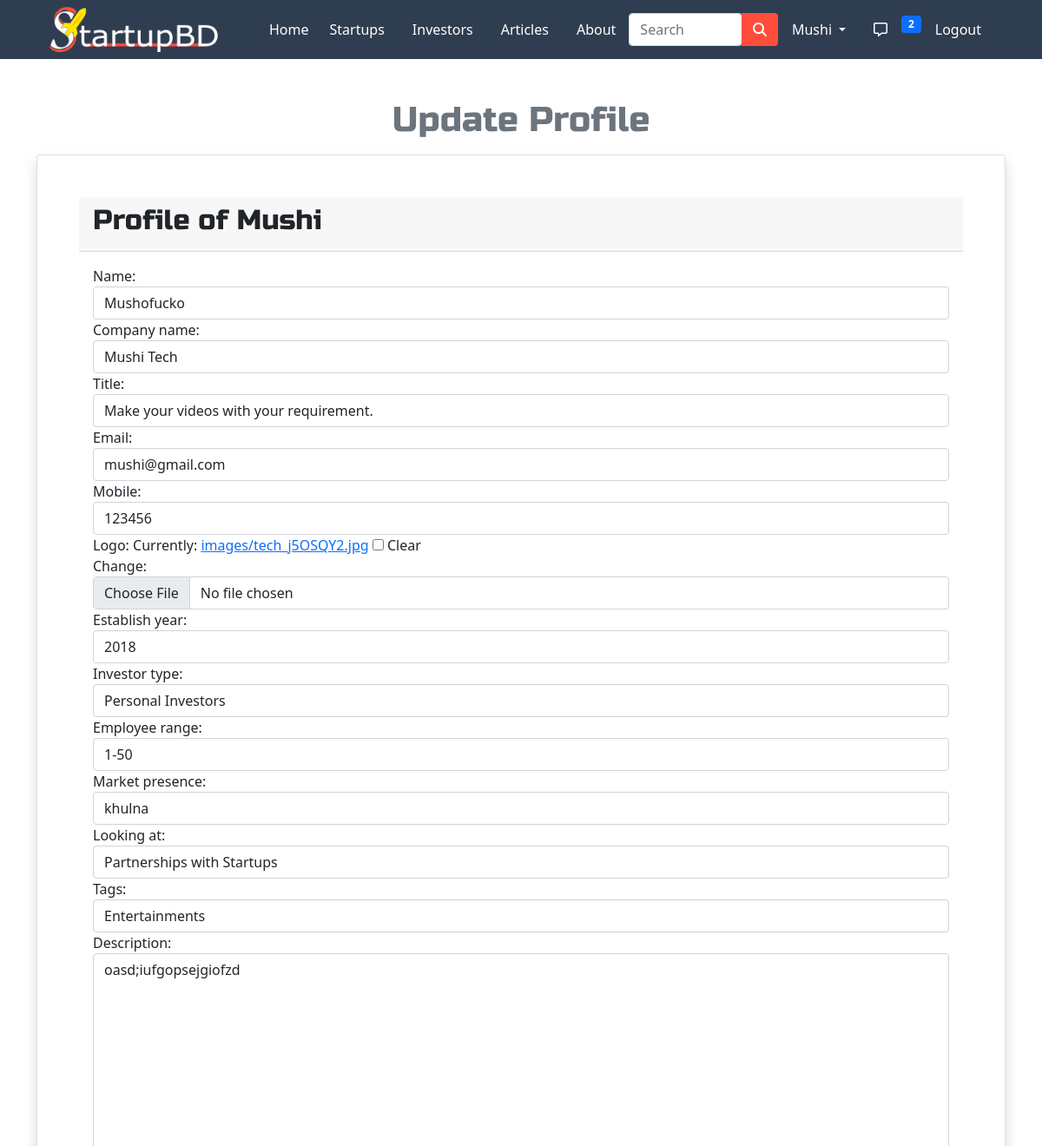
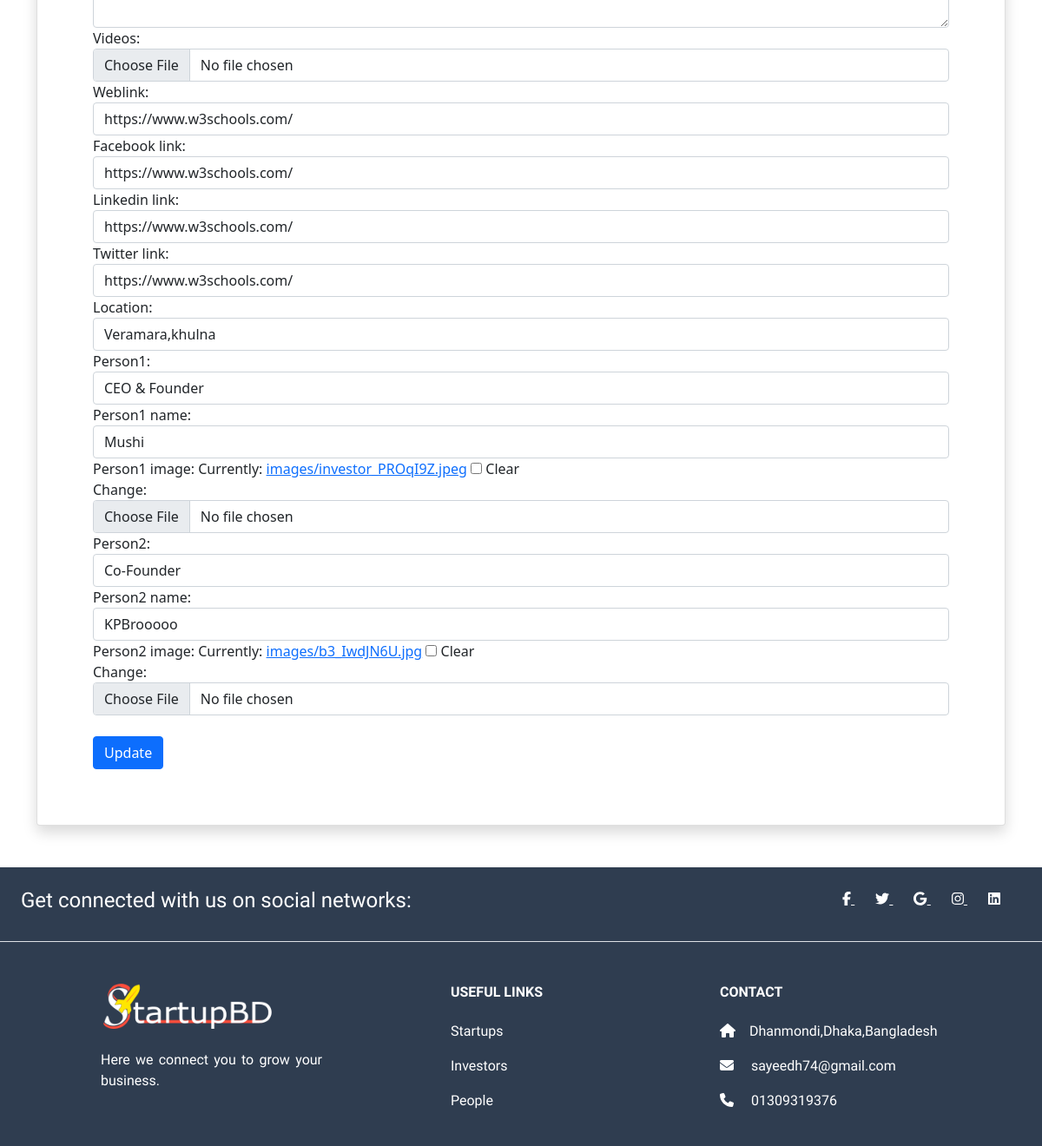
Screenshot of /investor-form/1/ (signed in) with the database file from the repository (2 pictures, top to bottom).
### app/models.py (models this page shows, shortened)
class User(AbstractUser):
  is_customer = models.BooleanField(default=False)
  is_investor = models.BooleanField(default=False)
  is_startup = models.BooleanField(default=False)

class Investorinfo(models.Model):
  user = models.ForeignKey(settings.AUTH_USER_MODEL, on_delete=models.CASCADE)
  name = models.CharField(max_length=100, null=True, blank=True)
  company_name = models.CharField(max_length=100, null=True, blank=True)
  title = models.CharField(max_length=100,blank=True,null = True)
  email = models.EmailField(max_length=100, null=True, blank=True)
  mobile = models.CharField(max_length=50, null=True, blank=True)
  logo = models.ImageField(upload_to='images/', null=True, blank=True)
  establish_year = models.IntegerField(blank=True, null=True)
  investor_type = models.CharField(max_length=50,choices=INVSETOR_TYPE, blank=True, null=True)
  employee_range = models.CharField(max_length=10, blank=True, null=True)
  market_presence = models.CharField(max_length=100,choices=CITY_CHOICES, null=True, blank=True)
  looking_at = models.CharField(choices=LOOK_CHOICES, max_length=100,null=True,blank=True)
  tags = models.CharField(max_length=100,choices=SECTOR, blank=True, null=True)
  description = models.TextField(max_length=1000, blank=True, null=True)
  videos = models.FileField(upload_to='videos/', null=True,blank=True)
  weblink = models.URLField(null=True,blank=True)
  facebook_link = models.URLField(blank=True)
  linkedin_link = models.URLField(blank=True)
  twitter_link = models.URLField(blank=True)
  location = models.CharField(max_length=100, null=True, blank=True)
  person1 = models.CharField(max_length=100, choices=ROLE, blank=True, null=True)
  person1_name = models.CharField(max_length=50, blank=True, null=True)
  person1_image = models.ImageField(upload_to='images/', null=True, blank=True)
  person2 = models.CharField(max_length=100, choices=ROLE, blank=True, null=True)
  person2_name = models.CharField(max_length=50, blank=True, null=True)
  person2_image = models.ImageField(
      upload_to='images/', null=True, blank=True)

### app/views.py (the view)
# urls.py: path('investor-form/<int:pk>/',views.InvestorUpdateView.as_view(),name='investor-form'),
class InvestorUpdateView(LoginRequiredMixin, UpdateView):
  model = Investorinfo
  fields = ('name', 'company_name', 'title', 'email', 'mobile', 'logo', 'establish_year', 'investor_type', 'employee_range',
            'market_presence', 'looking_at', 'tags', 'description', 'videos', 'weblink', 'facebook_link', 'linkedin_link', 'twitter_link', 'location',
            'person1', 'person1_name', 'person1_image', 'person2', 'person2_name', 'person2_image')
  template_name = 'app/user_profileForm.html'
  login_url = 'login'
  def dispatch(self, request, *args, **kwargs):
    obj = self.get_object()
    if obj.user != self.request.user:
      raise PermissionDenied
    return super().dispatch(request, *args, **kwargs)

### app/templatetags/custom_tags.py (called while the page is built)
@register.inclusion_tag('app/show_notifications.html', takes_context=True)
def show_notifications(context):
	request_user = context['request'].user
	notifications = Notification.objects.filter(
		to_user=request_user).exclude(user_has_seen=True).order_by('-date')
	return {'notifications': notifications}

### app/templates/app/user_profileForm.html (shortened to what this page needs)
{% extends 'app/base.html' %}
{% load static %}
{% load widget_tweaks %}
{% block main-content %}
<section>
  <div class="container my-5" style="padding-top: 50px ;">
  <h1 class="text-center my-3 text-secondary">Update Profile</h1>
    <div class="row">
      <div class="col-md-12 mx-auto">
        <div class="card shadow p-5">
          <div class="card-header text-black">
            <h2>Profile of {{request.user.username|capfirst}}</h2>
          </div>
          <div class="card-body">
            <form action="" method="POST" novalidate enctype="multipart/form-data">
              {% for field in form.visible_fields %}
              <div class="form-group">
                {{ field.label_tag }}
                {% render_field field class="form-control" %}
                {% endfor %}
                <br>
                <input type="submit" value="Update" class="btn btn-primary">
                <br>
              </div>
            </form>
          </div>
        </div>
      </div>
    </div>
  </div>
</section>
{% endblock main-content %}

### app/templates/app/base.html (shortened to what this page needs)
<!doctype html>
{% load static %}
{% load custom_tags %}
<html lang="en">
<head>
  <link rel="stylesheet" href="{% static 'app/css/style.css' %}">
  <link href="https://cdn.jsdelivr.net/npm/bootstrap@5.0.0-beta1/dist/css/bootstrap.min.css" rel="stylesheet"
>
  <link rel="stylesheet" href="https://stackpath.bootstrapcdn.com/font-awesome/4.7.0/css/font-awesome.min.css">
  <link rel="stylesheet" href="{% static 'app/css/owl.carousel.min.css' %}">
  <link rel="stylesheet" href="{% static 'app/css/all.min.css' %}">
  <link rel="stylesheet" href="https://cdnjs.cloudflare.com/ajax/libs/animate.css/3.7.2/animate.css">
</head>
<body>
  <section>
    <div class="row">
      <div class="col-sm-12 col-md-12 col-lg-12">
        <nav id="nav" class="navbar navbar-expand-lg navbar-dark fixed-top" style="background-color: #2F3D50;">
          <div class="container">
            <a href="/"><img src="{% static 'app/images/logo1/Logo-final-2-01.png' %}" class="me-5" width="200px" height="auto" alt=""></a>
            <div class="collapse navbar-collapse" id="navbarSupportedContent">
              <ul class="navbar-nav me-auto mb-2 mb-lg-0">
                <li class="nav-item">
                  <a class="nav-link active" aria-current="page" href="/">Home</a>
                </li>
                <li class="nav-item mx-2">
                  <a href="{% url 'startup_home' %}" class="nav-link">Startups</a>
                </li>
                <li class="nav-item mx-2">
                  <a href="{% url 'investor_home' %}" class="nav-link">Investors</a>
                </li>
                <li class="nav-item mx-2">
                  <a href="{% url 'article' %}" class="nav-link">Articles</a>
                </li>
                <li class="nav-item mx-2">
                  <a href="{% url 'about' %}" class="nav-link">About</a>
                </li>
              </ul>
              <form class="d-flex input-group w-auto" method="POST" action="{% url 'search_list' %}">
                <input type="search" class="form-control rounded" name="q" placeholder="Search" aria-label="Search"
                  aria-describedby="search-addon" />
                <button type="submit" class="btn" style="background-color:#FF4D3B;"><i class="fas fa-search"
                    style="color: white;"></i></button>
              </form>
              <div>
                <ul class="navbar-nav me-auto mb-2 mb-lg-0">
                  {% if request.user.is_authenticated %}
                  <li class="nav-item dropdown mx-2">
                    <a class="nav-link dropdown-toggle" href="#" id="profileDropdown" role="button"
                      data-bs-toggle="dropdown" aria-expanded="false">
                      {{request.user.username|capfirst}}
                    </a>
                  </li>
                  <li class="nav-item mx-2">
                    <a href="{% url 'inbox' %}" class="nav-link"><i class="far fa-comment-alt "></i></a>
                  </li>
                  <li class="nav-item">
                    <div class="nav-item">
                      {% show_notifications %}
                    </div>
                  </li>
                  <li class="nav-item mx-2">
                    <a href="{% url 'logout' %}" class="nav-link">Logout</a>
                  </li>
                  {% endif %}
                </ul>
              </div>
            </div>
          </div>
        </nav>
      </div>
    </div>
  </section>
  {% block main-content %} {% endblock main-content %}
  <section>
    <div>
      <div class="row">
        <div class="col-md-12">
          <footer class=" text-center text-lg-start text-white" style="background-color: #2F3D50;">
            <div class="d-flex justify-content-center justify-content-lg-between p-4 border-bottom">
              <div class="me-5 d-none d-lg-block">
                <span>
                  <h4>Get connected with us on social networks:</h4>
                </span>
              </div>
              <div class="icons">
                <a href="" class="me-4 text-reset">
                  <i class="fab fa-facebook-f"></i>
                </a>
                <a href="" class="me-4 text-reset">
                  <i class="fab fa-twitter"></i>
                </a>
                <a href="" class="me-4 text-reset">
                  <i class="fab fa-google"></i>
                </a>
                <a href="" class="me-4 text-reset">
                  <i class="fab fa-instagram"></i>
                </a>
                <a href="" class="me-4 text-reset">
                  <i class="fab fa-linkedin"></i>
                </a>
              </div>
            </div>
            <div class="">
              <div class="container text-center text-md-start mt-5">
                <div class="row mt-3">
                  <div class="col-md-3 col-lg-4 col-xl-3 mx-auto mb-4">
                    <h4 class="text-uppercase fw-bold mb-4">
                      <img src="{% static 'app/images/logo/Logo-final-2-01.png' %}" width="200px" height="auto" alt="">
                    </h4>
                    <p>
                      Here we connect you to grow your business.
                    </p>
                  </div>
                  <div class="col-md-3 col-lg-2 col-xl-2 mx-auto mb-4 links">
                    <h6 class="text-uppercase fw-bold mb-4">
                      Useful links
                    </h6>
                    <p>
                      <a href="{% url 'startup_home' %}" style="text-decoration: none;" class="text-reset">Startups</a>
                    </p>
                    <p>
                      <a href="{% url 'investor_home' %}" style="text-decoration: none;"
                        class="text-reset">Investors</a>
                    </p>
                    <p>
                      <a href="{% url 'customer_home' %}" style="text-decoration: none;" class="text-reset">People</a>
                    </p>
                  </div>
                  <div class="col-md-4 col-lg-3 col-xl-3 mx-auto mb-md-0 mb-4">
                    <h6 class="text-uppercase fw-bold mb-4">
                      Contact
                    </h6>
                    <p><i class="fas fa-home me-3"></i>Dhanmondi,Dhaka,Bangladesh</p>
                    <p>
                      <i class="fas fa-envelope me-3"></i>
                      sayeedh74@gmail.com
                    </p>
                    <p><i class="fas fa-phone me-3"></i> 01309319376</p>
                  </div>
                </div>
              </div>
            </div>
          </footer>
        </div>
      </div>
    </div>
  </section>
</body>
</html>

### app/templates/app/base.html (style rules this page uses)
html, body { margin: 0; padding: 0; scroll-behavior: smooth; }
h1, h2 { font-family: 'Russo One', sans-serif; }
h3, h4, h5, h6, p { font-family: 'Lexend', sans-serif; text-align: justify; }
.nav-link { color: white; transition: all .5s ease-in-out; }
#nav a { color: white; }
.icons a, .links a { color: white; transition: .5s ease !important; }

### app/templates/app/show_notifications.html (style rules this page uses)
.dropdown { position: relative; display: inline-block; }

### rows the page displays
User: user.username "Mushi"
Investorinfo: name "Mushofucko" "Mushi Tech" "Make your videos with your requirement." "mushi@gmail.com" "123456" "2018" "Personal Investors" "1-50" "khulna" "Partnerships with Startups" "Entertainments" "oasd;iufgopsejgiofzd" "https://www.w3schools.com/" "https://www.w3schools.com/" "https://www.w3schools.com/" "https://www.w3schools.com/" "Veramara,khulna" "CEO & Founder" "Mushi" "Co-Founder" "KPBrooooo"

### other values shown
{{ notifications.count }} "2"
{{ field.label_tag }} "Name:" "Company name:" "Title:" "Email:" "Mobile:" "Logo:" "Establish year:" "Investor type:" "Employee range:" "Market presence:" "Looking at:" "Tags:" "Description:" "Videos:" "Weblink:" "Facebook link:" "Linkedin link:" "Twitter link:" "Location:" "Person1:" "Person1 name:" "Person1 image:" "Person2:" "Person2 name:" "Person2 image:"
